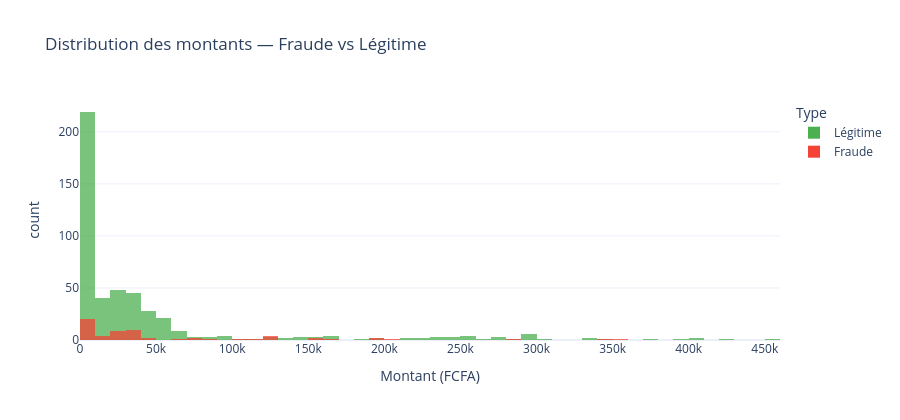

Notebook source saved alongside this figure:
### Code cell
# Histogramme des montants
fig = px.histogram(tx, x='montant_fcfa', color='type', nbins=50,
                   barmode='overlay', opacity=0.75,
                   color_discrete_map={'Légitime': LEGIT, 'Fraude': FRAUD},
                   title='Distribution des montants — Fraude vs Légitime',
                   labels={'montant_fcfa': 'Montant (FCFA)', 'type': 'Type'})
fig.update_layout(height=420)
fig.show()

### Figure 1 — Plotly figure (JSON) as saved in the notebook; plotly's stock layout.template omitted (floating-point values rounded to 4 significant figures; data arrays with more than 128 entries replaced by an {"elided": "..."} marker saying what was removed)
{"data": [{"bingroup": "x", "hovertemplate": "Type=Légitime<br>Montant (FCFA)=%{x}<br>count=%{y}<extra></extra>", "legendgroup": "Légitime", "marker": {"color": "#4CAF50", "opacity": 0.75, "pattern": {"shape": ""}}, "name": "Légitime", "nbinsx": 50, "orientation": "v", "showlegend": true, "type": "histogram", "x": {"elided": "475 int values"}, "xaxis": "x", "yaxis": "y"}, {"bingroup": "x", "hovertemplate": "Type=Fraude<br>Montant (FCFA)=%{x}<br>count=%{y}<extra></extra>", "legendgroup": "Fraude", "marker": {"color": "#F44336", "opacity": 0.75, "pattern": {"shape": ""}}, "name": "Fraude", "nbinsx": 50, "orientation": "v", "showlegend": true, "type": "histogram", "x": [37352, 21090, 23715, 38041, 9565, 25707, 13430, 191562, 345159, 122991, 159391, 31393, 1633, 36231, 1719, 27648, 28899, 194772, 125400, 71709, 120392, 73614, 68272, 30042, 16901, 7944, 5102, 2524, 1366, 2046, 1180, 41994, 26558, 289144, 43877, 39461, 25013, 29772, 30092, 7934, 80654, 33355, 12082, 7964, 10480, 2776, 3728, 4286, 100739, 8224, 2133, 3528, 1922, 985, 158446, 354455, 120894, 164993, 113538, 30393, 24992, 209933, 3611, 37430], "xaxis": "x", "yaxis": "y"}], "layout": {"barmode": "overlay", "height": 420, "legend": {"title": {"text": "Type"}, "tracegroupgap": 0}, "title": {"text": "Distribution des montants — Fraude vs Légitime"}, "xaxis": {"anchor": "y", "domain": [0, 1], "title": {"text": "Montant (FCFA)"}}, "yaxis": {"anchor": "x", "domain": [0, 1], "title": {"text": "count"}}}}
